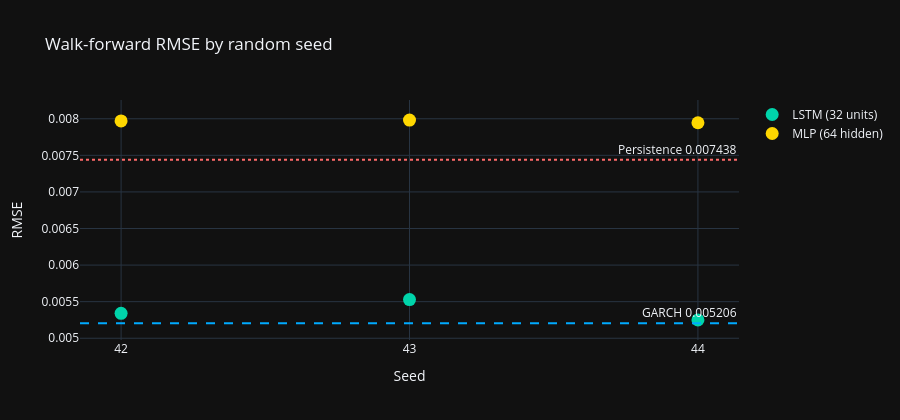

This figure's notebook cell:
### Code cell
fig = go.Figure()
fig.add_trace(go.Scatter(
    x=[str(s) for s in SEED_LIST], y=lstm_rmses,
    mode='markers', name=f'LSTM ({LSTM_UNITS} units)',
    marker=dict(color='#00d4aa', size=13),
))
fig.add_trace(go.Scatter(
    x=[str(s) for s in SEED_LIST], y=mlp_rmses,
    mode='markers', name=f'MLP ({MLP_HIDDEN} hidden)',
    marker=dict(color='#ffd700', size=13),
))
fig.add_hline(y=GARCH_RMSE, line_dash='dash', line_color='#00aaff',
              annotation_text=f'GARCH {GARCH_RMSE:.6f}')
fig.add_hline(y=pers_rmse_check, line_dash='dot', line_color='#ff6b6b',
              annotation_text=f'Persistence {pers_rmse_check:.6f}')
fig.update_layout(
    template='plotly_dark',
    title='Walk-forward RMSE by random seed',
    xaxis_title='Seed', yaxis_title='RMSE',
    height=420,
)
fig.show()

if seeds_beating_garch == 0:
    stability_verdict = (
        f"No seed produced an LSTM that beat {GARCH_LABEL}. The conclusion "
        "does not depend on which run is reported."
    )
elif seeds_beating_garch == len(SEED_LIST):
    stability_verdict = (
        f"Every seed produced an LSTM that beat {GARCH_LABEL}. The conclusion "
        "does not depend on which run is reported."
    )
else:
    stability_verdict = (
        f"**{seeds_beating_garch} of {len(SEED_LIST)} seeds** produced an LSTM "
        f"that beat {GARCH_LABEL} and "
        f"{len(SEED_LIST) - seeds_beating_garch} did not. The answer to this "
        "notebook's central question depends on which run happens to be "
        "reported, which means no single run should be reported as the answer."
    )

if mlp_spread_pct < lstm_spread_pct / 5:
    arch_note = (
        f"The MLP's spread is {mlp_spread_pct:.1f}% against the LSTM's "
        f"{lstm_spread_pct:.1f}%, on identical data, splits and hardware. "
        f"The instability is therefore a property of the recurrent "
        f"architecture rather than of neural networks on this problem. "
        f"Recurrence applies the same weight matrix once per timestep, so a "
        f"difference in the low-order bits is amplified {LOOKBACK} times "
        f"before the loss is computed. The feed-forward path has no such "
        f"chain."
    )
else:
    arch_note = (
        f"Both architectures show comparable spread ({lstm_spread_pct:.1f}% "
        f"LSTM, {mlp_spread_pct:.1f}% MLP), so the instability is not "
        f"specific to recurrence."
    )

display(Markdown(f"""
### What the spread means

LSTM walk-forward RMSE ranges from {lstm_rmse_min:.6f} to {lstm_rmse_max:.6f}
across {len(SEED_LIST)} seeds, a spread of {lstm_spread_pct:.1f}% of the
smaller value, with standard deviation {lstm_rmse_sd:.6f}. The MLP spread is
{mlp_spread_pct:.1f}%.

{stability_verdict}

Every element of these runs is identical except the seed: same data, same
splits, same architecture, same refit schedule, same hardware. The variation
is not a modelling choice, it is the floor of what this setup can resolve. Any
LSTM-versus-GARCH difference smaller than {lstm_spread_pct:.0f}% is inside
that floor.

GARCH has no equivalent spread. Maximum likelihood on a fixed sample returns
the same coefficients on every run, so its {GARCH_RMSE:.6f} is a property of
the data rather than of one execution. For a model whose output feeds a daily
risk report, that difference is not a technicality: a forecast that changes
when the pipeline is re-run is a forecast that has to be versioned, logged and
explained.

The sections that follow use the primary seed ({SEED}) so the diagnostics
remain directly comparable to Notebook 05. Read every figure in them as one
draw from the distribution above.
"""))

### Figure 1 — Plotly figure (JSON) as saved in the notebook; plotly's stock layout.template omitted (floating-point values rounded to 4 significant figures)
{"data": [{"marker": {"color": "#00d4aa", "size": 13}, "mode": "markers", "name": "LSTM (32 units)", "type": "scatter", "x": ["42", "43", "44"], "y": [0.00534, 0.005529, 0.005251]}, {"marker": {"color": "#ffd700", "size": 13}, "mode": "markers", "name": "MLP (64 hidden)", "type": "scatter", "x": ["42", "43", "44"], "y": [0.007971, 0.007981, 0.007945]}], "layout": {"annotations": [{"showarrow": false, "text": "GARCH 0.005206", "x": 1, "xanchor": "right", "xref": "x domain", "y": 0.005206, "yanchor": "bottom", "yref": "y"}, {"showarrow": false, "text": "Persistence 0.007438", "x": 1, "xanchor": "right", "xref": "x domain", "y": 0.007438, "yanchor": "bottom", "yref": "y"}], "height": 420, "shapes": [{"line": {"color": "#00aaff", "dash": "dash"}, "type": "line", "x0": 0, "x1": 1, "xref": "x domain", "y0": 0.005206, "y1": 0.005206, "yref": "y"}, {"line": {"color": "#ff6b6b", "dash": "dot"}, "type": "line", "x0": 0, "x1": 1, "xref": "x domain", "y0": 0.007438, "y1": 0.007438, "yref": "y"}], "title": {"text": "Walk-forward RMSE by random seed"}, "xaxis": {"title": {"text": "Seed"}}, "yaxis": {"title": {"text": "RMSE"}}}}
